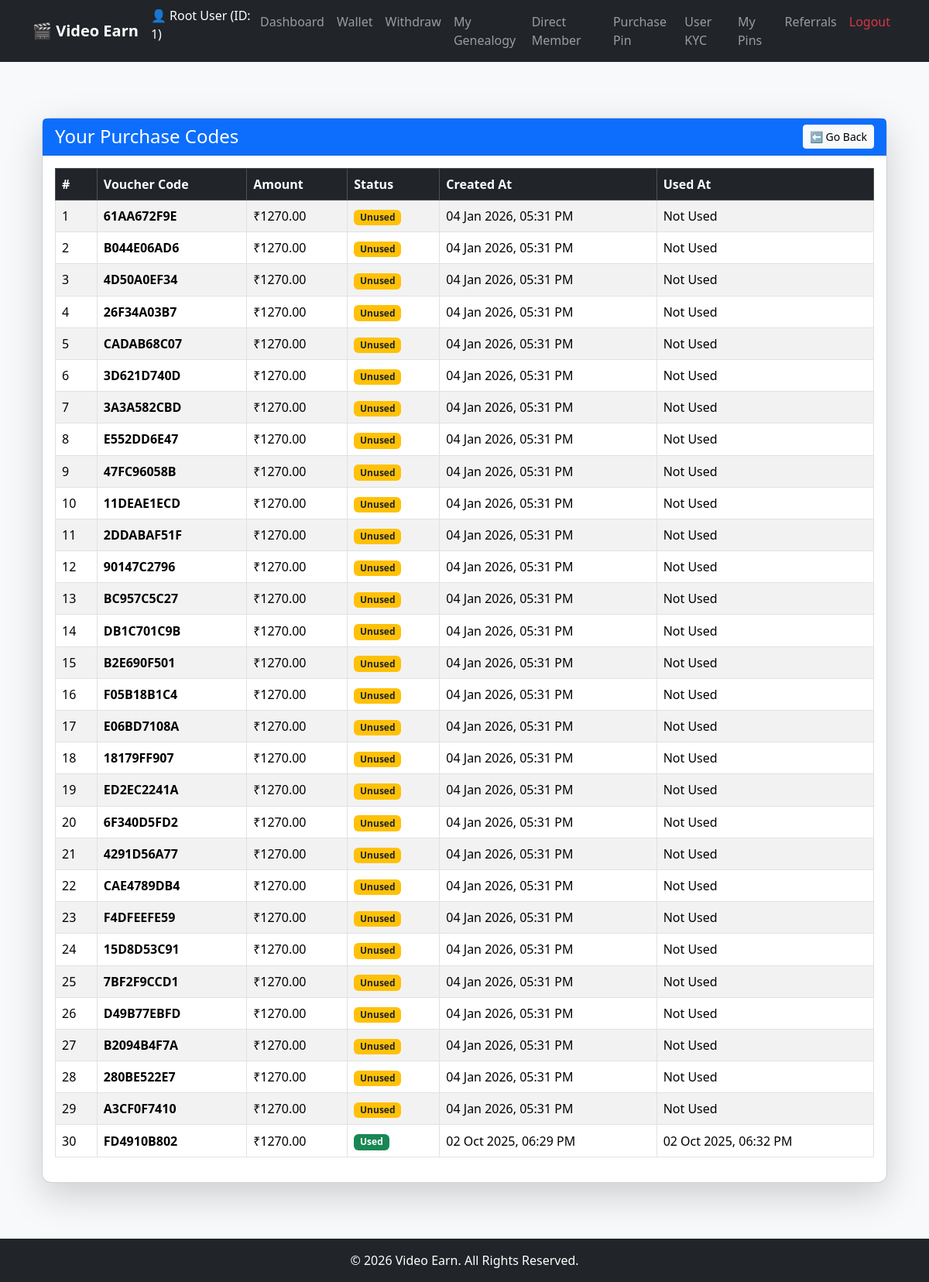
Screenshot of /my_vouchers.php (signed in) with the database file from the repository.
### tables this page shows
CREATE TABLE `users` (
  `id` int(11) NOT NULL,
  `sponsor_id` int(11) DEFAULT NULL,
  `parent_id` int(11) DEFAULT NULL,
  `position` enum('left','right') DEFAULT NULL,
  `name` varchar(150) NOT NULL,
  `email` varchar(150) NOT NULL,
  `mobile` varchar(20) DEFAULT NULL,
  `password` varchar(255) NOT NULL,
  `plain_password` varchar(100) DEFAULT NULL,
  `pin` varchar(32) DEFAULT NULL,
  `is_active` tinyint(1) DEFAULT 0,
  `referrer_id` int(11) DEFAULT NULL,
  `wallet_balance` decimal(10,2) DEFAULT 0.00,
  `created_at` datetime DEFAULT current_timestamp(),
  `product_id` int(11) DEFAULT NULL,
  `delivery_type` enum('Booking','Instant') DEFAULT 'Instant'
);

CREATE TABLE `vouchers` (
  `id` int(11) NOT NULL,
  `code` varchar(100) NOT NULL,
  `amount` decimal(10,2) NOT NULL,
  `owner_id` int(11) NOT NULL,
  `status` enum('unused','used','expired') DEFAULT 'unused',
  `created_at` timestamp NULL DEFAULT current_timestamp(),
  `used_at` timestamp NULL DEFAULT NULL
);

### my_vouchers.php (the view, shortened to what this page needs)
<?php
include("config/db.php");
$user_id = $_SESSION['user_id'];
$sql = "SELECT code, amount, status, created_at, used_at
        FROM vouchers
        WHERE owner_id = ?
        ORDER BY created_at DESC";
$stmt = $conn->prepare($sql);
$stmt->bind_param("i", $user_id);
$stmt->execute();
$stmt->store_result();
$stmt->bind_result($code, $amount, $status, $created_at, $used_at);
include("includes/header.php");
?>
<div class="container mt-5">
  <div class="card shadow-lg">
    <div class="card-header bg-primary text-white d-flex justify-content-between align-items-center">
      <h4 class="mb-0">Your Purchase Codes</h4>
      <a href="dashboard.php" class="btn btn-light btn-sm">⬅ Go Back</a>
    </div>
    <div class="card-body">
      <div class="table-responsive">
        <table class="table table-bordered table-striped align-middle">
          <thead class="table-dark">
            <tr>
              <th>#</th>
              <th>Voucher Code</th>
              <th>Amount</th>
              <th>Status</th>
              <th>Created At</th>
              <th>Used At</th>
            </tr>
          </thead>
          <tbody>
          <?php
          $counter = 1;
          if ($stmt->num_rows > 0) {
              while ($stmt->fetch()) {
                  if ($status === 'used') {
                      $statusBadge = '<span class="badge bg-success">Used</span>';
                  } elseif ($status === 'expired') {
                      $statusBadge = '<span class="badge bg-danger">Expired</span>';
                  } else {
                      $statusBadge = '<span class="badge bg-warning text-dark">Unused</span>';
                  }
                  echo "<tr>";
                  echo "<td>".$counter++."</td>";
                  echo "<td><strong>".htmlspecialchars($code)."</strong></td>";
                  echo "<td>₹".htmlspecialchars($amount)."</td>";
                  echo "<td>".$statusBadge."</td>";
                  echo "<td>".date("d M Y, h:i A", strtotime($created_at))."</td>";
                  echo "<td>".($used_at ? date("d M Y, h:i A", strtotime($used_at)) : "Not Used")."</td>";
                  echo "</tr>";
              }
          } else {
              echo "<tr><td colspan='6' class='text-center text-muted'>No purchase codes found.</td></tr>";
          }
          ?>
          </tbody>
        </table>
      </div>
    </div>
  </div>
</div>
<?php include("includes/footer.php"); ?>

### includes/header.php (shortened to what this page needs)
<?php
require_once __DIR__ . '/../config/db.php';
$user = null;
if (isset($_SESSION['user_id'])) {
    $uid = (int)$_SESSION['user_id'];
    $result = $conn->query("SELECT id, name FROM users WHERE id = $uid LIMIT 1");
    if ($result && $result->num_rows > 0) {
        $user = $result->fetch_assoc();
    }
}
?>
<!doctype html>
<html lang="en">
<head>
  <link href="https://cdn.jsdelivr.net/npm/bootstrap@5.3.3/dist/css/bootstrap.min.css" rel="stylesheet">
  <link href="assets/css/style.css" rel="stylesheet">
</head>
<body>
<nav class="navbar navbar-expand-lg navbar-dark bg-dark">
  <div class="container">
    <a class="navbar-brand" href="dashboard.php">🎬 Video Earn</a>
    <div class="collapse navbar-collapse" id="navbarNav">
      <ul class="navbar-nav ms-auto">
        <?php if(isset($_SESSION['user_id']) && $user): ?>
          <li class="nav-item">
            <span class="navbar-text text-white me-3">
              👤 <?= htmlspecialchars($user['name']) ?> (ID: <?= $user['id'] ?>)
            </span>
          </li>
          <li class="nav-item"><a href="dashboard.php" class="nav-link">Dashboard</a></li>
          <li class="nav-item"><a href="wallet.php" class="nav-link">Wallet</a></li>
          <li class="nav-item"><a href="withdraw.php" class="nav-link">Withdraw</a></li>
          <li class="nav-item"><a href="genealogy.php" class="nav-link">My Genealogy</a></li>
          <li class="nav-item"><a href="direct_list.php" class="nav-link">Direct Member</a></li>
          <li class="nav-item"><a href="purchase_pin.php" class="nav-link">Purchase Pin</a></li>
          <li class="nav-item"><a href="user_kyc.php" class="nav-link">User KYC</a></li>
          <li class="nav-item"><a href="my_vouchers.php" class="nav-link">My Pins</a></li>
          <li class="nav-item"><a href="referral.php" class="nav-link">Referrals</a></li>
          <li class="nav-item"><a href="logout.php" class="nav-link text-danger">Logout</a></li>
        <?php else: ?>
          <li class="nav-item"><a href="login.php" class="nav-link">Login</a></li>
          <li class="nav-item"><a href="register.php" class="nav-link">Register</a></li>
        <?php endif; ?>
      </ul>
    </div>
  </div>
</nav>
<div class="container py-4">

### assest/style.css (style rules this page uses)
body { background-color: #f8f9fa; }
.navbar-brand { font-weight: bold; }
.card { border-radius: 12px; }

### rows the page displays
users: name "Root User", id "1"
vouchers: code "61AA672F9E", amount "1270.00", status "Unused", created_at "04 Jan 2026, 05:31 PM", shows "Not Used"
vouchers: code "B044E06AD6", amount "1270.00", status "Unused", created_at "04 Jan 2026, 05:31 PM", shows "Not Used"
vouchers: code "4D50A0EF34", amount "1270.00", status "Unused", created_at "04 Jan 2026, 05:31 PM", shows "Not Used"
vouchers: code "26F34A03B7", amount "1270.00", status "Unused", created_at "04 Jan 2026, 05:31 PM", shows "Not Used"
vouchers: code "CADAB68C07", amount "1270.00", status "Unused", created_at "04 Jan 2026, 05:31 PM", shows "Not Used"
vouchers: code "3D621D740D", amount "1270.00", status "Unused", created_at "04 Jan 2026, 05:31 PM", shows "Not Used"
vouchers: code "3A3A582CBD", amount "1270.00", status "Unused", created_at "04 Jan 2026, 05:31 PM", shows "Not Used"
vouchers: code "E552DD6E47", amount "1270.00", status "Unused", created_at "04 Jan 2026, 05:31 PM", shows "Not Used"
vouchers: code "47FC96058B", amount "1270.00", status "Unused", created_at "04 Jan 2026, 05:31 PM", shows "Not Used"
vouchers: code "11DEAE1ECD", amount "1270.00", status "Unused", created_at "04 Jan 2026, 05:31 PM", shows "Not Used"
vouchers: code "2DDABAF51F", amount "1270.00", status "Unused", created_at "04 Jan 2026, 05:31 PM", shows "Not Used"
vouchers: code "90147C2796", amount "1270.00", status "Unused", created_at "04 Jan 2026, 05:31 PM", shows "Not Used"
vouchers: code "BC957C5C27", amount "1270.00", status "Unused", created_at "04 Jan 2026, 05:31 PM", shows "Not Used"
vouchers: code "DB1C701C9B", amount "1270.00", status "Unused", created_at "04 Jan 2026, 05:31 PM", shows "Not Used"
vouchers: code "B2E690F501", amount "1270.00", status "Unused", created_at "04 Jan 2026, 05:31 PM", shows "Not Used"
vouchers: code "F05B18B1C4", amount "1270.00", status "Unused", created_at "04 Jan 2026, 05:31 PM", shows "Not Used"
vouchers: code "E06BD7108A", amount "1270.00", status "Unused", created_at "04 Jan 2026, 05:31 PM", shows "Not Used"
vouchers: code "18179FF907", amount "1270.00", status "Unused", created_at "04 Jan 2026, 05:31 PM", shows "Not Used"
vouchers: code "ED2EC2241A", amount "1270.00", status "Unused", created_at "04 Jan 2026, 05:31 PM", shows "Not Used"
vouchers: code "6F340D5FD2", amount "1270.00", status "Unused", created_at "04 Jan 2026, 05:31 PM", shows "Not Used"
vouchers: code "4291D56A77", amount "1270.00", status "Unused", created_at "04 Jan 2026, 05:31 PM", shows "Not Used"
vouchers: code "CAE4789DB4", amount "1270.00", status "Unused", created_at "04 Jan 2026, 05:31 PM", shows "Not Used"
vouchers: code "F4DFEEFE59", amount "1270.00", status "Unused", created_at "04 Jan 2026, 05:31 PM", shows "Not Used"
vouchers: code "15D8D53C91", amount "1270.00", status "Unused", created_at "04 Jan 2026, 05:31 PM", shows "Not Used"
vouchers: code "7BF2F9CCD1", amount "1270.00", status "Unused", created_at "04 Jan 2026, 05:31 PM", shows "Not Used"
vouchers: code "D49B77EBFD", amount "1270.00", status "Unused", created_at "04 Jan 2026, 05:31 PM", shows "Not Used"
vouchers: code "B2094B4F7A", amount "1270.00", status "Unused", created_at "04 Jan 2026, 05:31 PM", shows "Not Used"
vouchers: code "280BE522E7", amount "1270.00", status "Unused", created_at "04 Jan 2026, 05:31 PM", shows "Not Used"
vouchers: code "A3CF0F7410", amount "1270.00", status "Unused", created_at "04 Jan 2026, 05:31 PM", shows "Not Used"
vouchers: code "FD4910B802", amount "1270.00", status "Used", created_at "02 Oct 2025, 06:29 PM", used_at "02 Oct 2025, 06:32 PM"
